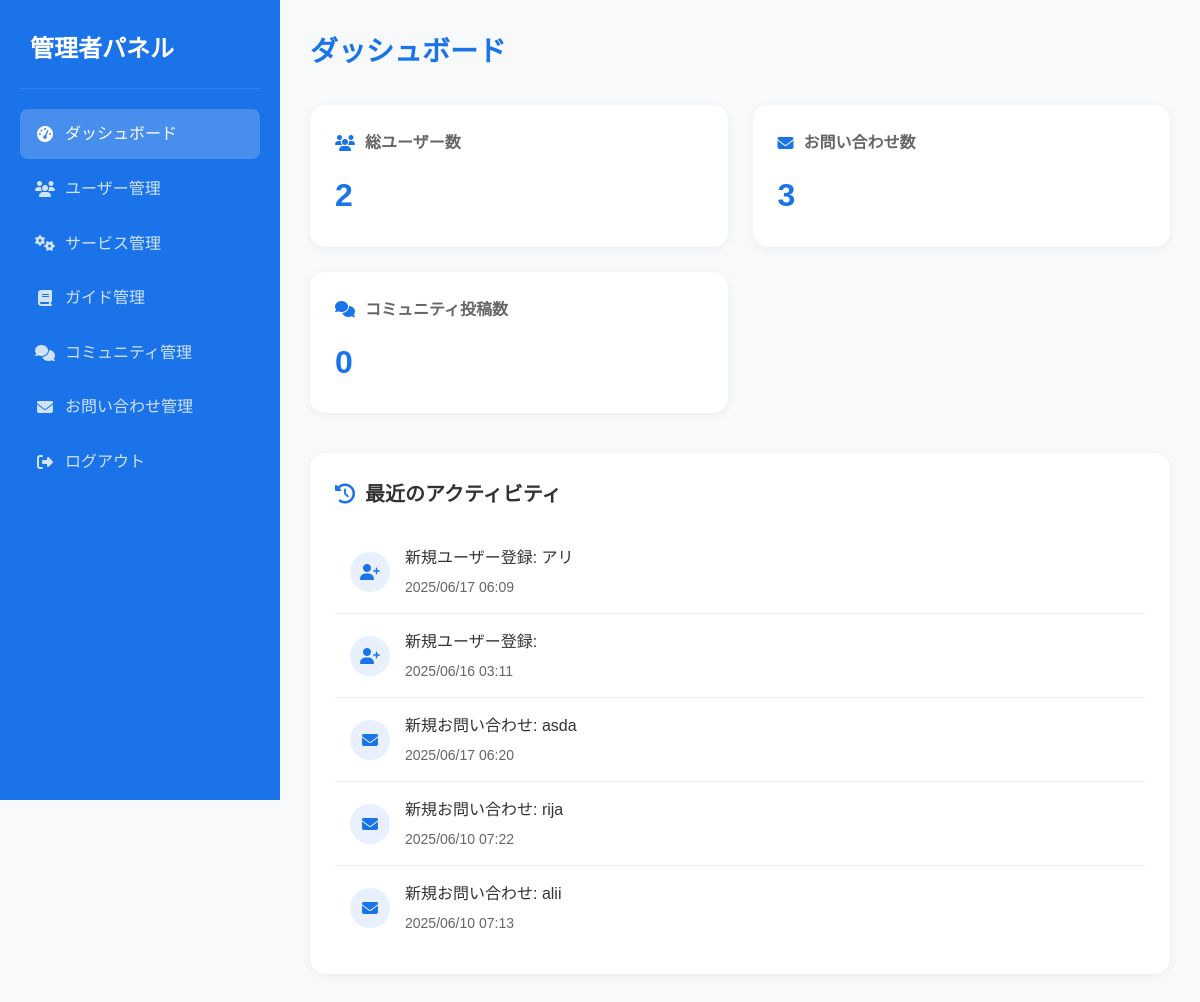
The page /admin/dashboard.php (signed in) on the database as committed earlier.
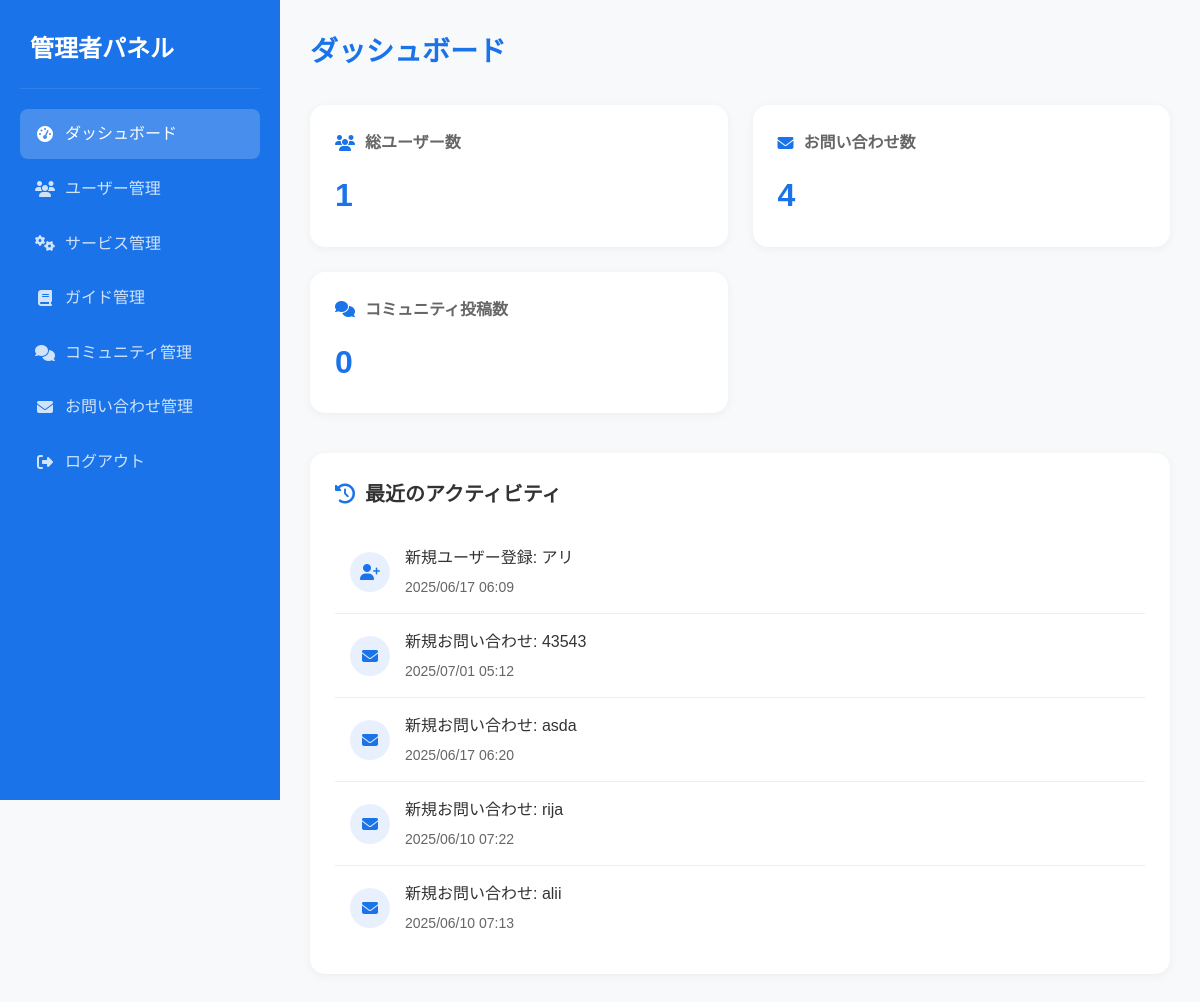
The same page on the database as committed later.
### tables this page shows
CREATE TABLE `users` (
  `id` int(11) NOT NULL,
  `username` varchar(50) NOT NULL,
  `email` varchar(100) NOT NULL,
  `password` varchar(255) NOT NULL,
  `full_name` varchar(100) NOT NULL,
  `role` enum('admin','user') DEFAULT 'user',
  `created_at` timestamp NOT NULL DEFAULT current_timestamp(),
  `updated_at` timestamp NOT NULL DEFAULT current_timestamp() ON UPDATE current_timestamp()
);

CREATE TABLE `contacts` (
  `id` int(11) NOT NULL,
  `name` varchar(100) NOT NULL,
  `email` varchar(100) NOT NULL,
  `phone` varchar(20) DEFAULT NULL,
  `subject` varchar(100) NOT NULL,
  `message` text NOT NULL,
  `status` enum('pending','read','replied') DEFAULT 'pending',
  `created_at` timestamp NOT NULL DEFAULT current_timestamp(),
  `updated_at` timestamp NOT NULL DEFAULT current_timestamp() ON UPDATE current_timestamp()
);

### admin/dashboard.php (the view, shortened to what this page needs)
<?php
require_once '../models/db.php';
try {
    $stmt = $pdo->query("SELECT COUNT(*) as total FROM users WHERE role = 'user'");
    $total_users = $stmt->fetch()['total'];
    $stmt = $pdo->query("SELECT COUNT(*) as total FROM contacts");
    $total_contacts = $stmt->fetch()['total'];
    $stmt = $pdo->query("SELECT COUNT(*) as total FROM community_posts");
    $total_posts = $stmt->fetch()['total'];
    $stmt = $pdo->query("SELECT username, full_name, created_at FROM users WHERE role = 'user' ORDER BY created_at DESC LIMIT 5");
    $recent_users = $stmt->fetchAll();
    $stmt = $pdo->query("SELECT name, email, message, created_at FROM contacts ORDER BY created_at DESC LIMIT 5");
    $recent_contacts = $stmt->fetchAll();
} catch(PDOException $e) {
    error_log("Dashboard error: " . $e->getMessage());
    $error = 'データの取得中にエラーが発生しました。';
}
?>
<!DOCTYPE html>
<html lang="ja">
<head>
    <link rel="stylesheet" href="../css/style.css">
    <link rel="stylesheet" href="https://cdnjs.cloudflare.com/ajax/libs/font-awesome/6.5.1/css/all.min.css">
</head>
<body>
    <div class="admin-container">
        <div class="sidebar">
            <div class="sidebar-header">
                <h2>管理者パネル</h2>
            </div>
            <ul class="sidebar-menu">
                <li><a href="dashboard.php" class="<?php echo basename($_SERVER['PHP_SELF'])=='dashboard.php'?'active':''; ?>"><i class="fas fa-tachometer-alt"></i> ダッシュボード</a></li>
                <li><a href="manage_users.php" class="<?php echo basename($_SERVER['PHP_SELF'])=='manage_users.php'?'active':''; ?>"><i class="fas fa-users"></i> ユーザー管理</a></li>
                <li><a href="manage_services.php" class="<?php echo basename($_SERVER['PHP_SELF'])=='manage_services.php'?'active':''; ?>"><i class="fas fa-cogs"></i> サービス管理</a></li>
                <li><a href="manage_guide.php" class="<?php echo basename($_SERVER['PHP_SELF'])=='manage_guide.php'?'active':''; ?>"><i class="fas fa-book"></i> ガイド管理</a></li>
                <li><a href="manage_community.php" class="<?php echo basename($_SERVER['PHP_SELF'])=='manage_community.php'?'active':''; ?>"><i class="fas fa-comments"></i> コミュニティ管理</a></li>
                <li><a href="manage_contact.php" class="<?php echo basename($_SERVER['PHP_SELF'])=='manage_contact.php'?'active':''; ?>"><i class="fas fa-envelope"></i> お問い合わせ管理</a></li>
                <li><a href="logout.php"><i class="fas fa-sign-out-alt"></i> ログアウト</a></li>
            </ul>
        </div>
        <div class="main-content">
            <div class="content-header">
                <h1>ダッシュボード</h1>
            </div>
            <div class="dashboard-stats">
                <div class="stat-card">
                    <h3><i class="fas fa-users"></i>総ユーザー数</h3>
                    <p><?php echo number_format($total_users); ?></p>
                </div>
                <div class="stat-card">
                    <h3><i class="fas fa-envelope"></i>お問い合わせ数</h3>
                    <p><?php echo number_format($total_contacts); ?></p>
                </div>
                <div class="stat-card">
                    <h3><i class="fas fa-comments"></i>コミュニティ投稿数</h3>
                    <p><?php echo number_format($total_posts); ?></p>
                </div>
            </div>
            <div class="recent-activity">
                <h2><i class="fas fa-history"></i>最近のアクティビティ</h2>
                <ul class="activity-list">
                    <?php if (!empty($recent_users)): ?>
                        <?php foreach ($recent_users as $user): ?>
                            <li class="activity-item">
                                <div class="activity-icon">
                                    <i class="fas fa-user-plus"></i>
                                </div>
                                <div class="activity-content">
                                    <h4 class="activity-title">新規ユーザー登録: <?php echo htmlspecialchars($user['full_name']); ?></h4>
                                    <p class="activity-time"><?php echo date('Y/m/d H:i', strtotime($user['created_at'])); ?></p>
                                </div>
                            </li>
                        <?php endforeach; ?>
                    <?php endif; ?>
                    <?php if (!empty($recent_contacts)): ?>
                        <?php foreach ($recent_contacts as $contact): ?>
                            <li class="activity-item">
                                <div class="activity-icon">
                                    <i class="fas fa-envelope"></i>
                                </div>
                                <div class="activity-content">
                                    <h4 class="activity-title">新規お問い合わせ: <?php echo htmlspecialchars($contact['name']); ?></h4>
                                    <p class="activity-time"><?php echo date('Y/m/d H:i', strtotime($contact['created_at'])); ?></p>
                                </div>
                            </li>
                        <?php endforeach; ?>
                    <?php endif; ?>
                </ul>
            </div>
        </div>
    </div>
</body>
</html>

Rows that differ between the two databases and show on the page:
removed users: created_at "2025/06/16 03:11"
added contacts: name "43543", created_at "2025/07/01 05:12"
Other text that changed with them:
$total_users: "2" → "1"
$total_contacts: "3" → "4"
